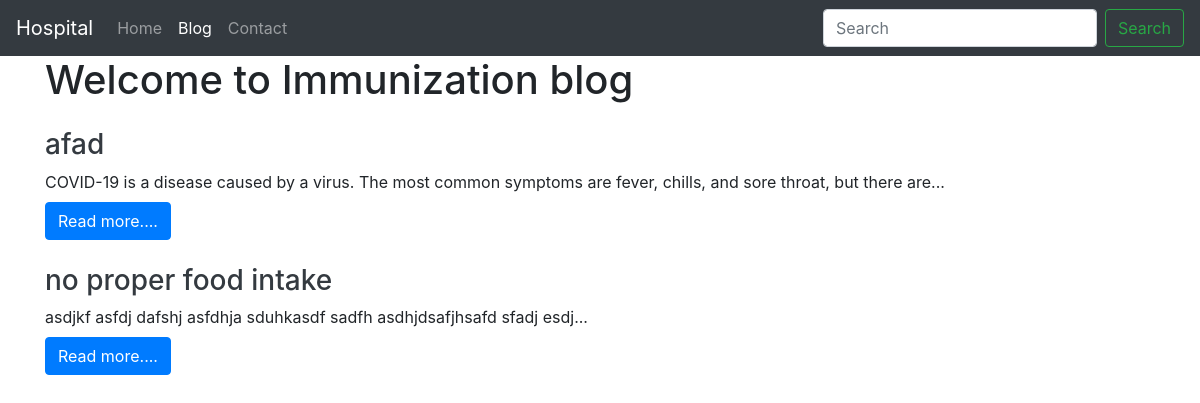
Page /immunization/ on the committed database.
### home/models.py (models this page shows, shortened)
class Immunization(models.Model):
    sno = models.AutoField(primary_key = True)
    title = models.CharField(max_length = 200)
    content = models.TextField()
    slug = models.CharField(max_length = 100)
    time = models.DateTimeField(auto_now_add = True)
    image = models.ImageField(upload_to="Immunization/images", default="")

### home/views.py (the view)
# urls.py: path('immunization/', views.immunization, name='immunization'),
def immunization(request):
    immunizations = Immunization.objects.all()
    context = {'immunizations': immunizations}
    return render(request, 'blogimmunization.html', context)

### templates/blogimmunization.html
{% extends 'base.html' %}
{% block blogactive %}active{% endblock blogactive %}
{% block body %}
<div class="container">
  <h1 class=""my-3">Welcome to Immunization blog</h1>
  {% for immunization in immunizations %}
  <div class="my-4">
    <h3 class="text-dark"><a href="/immunizationpost/{{immunization.slug}}" class = "text-dark">{{immunization.title}}</a></h3>
    <div class = "my-2">
    {{immunization.content|slice:115}}...
    </div>
    <a href="/immunizationpost/{{immunization.slug}}" class = "text-dark"><button class="btn btn-primary">Read more....</button></a>
</div>
{% endfor %}
{% endblock body %}

### rows in the picture
Immunization: title "afad", content "COVID-19 is a disease caused by a virus. The most common symptoms are fever, chills, and sore throat, but there are"
Immunization: title "no proper food intake", content "asdjkf asfdj dafshj asfdhja sduhkasdf sadfh asdhjdsafjhsafd sfadj esdj"
